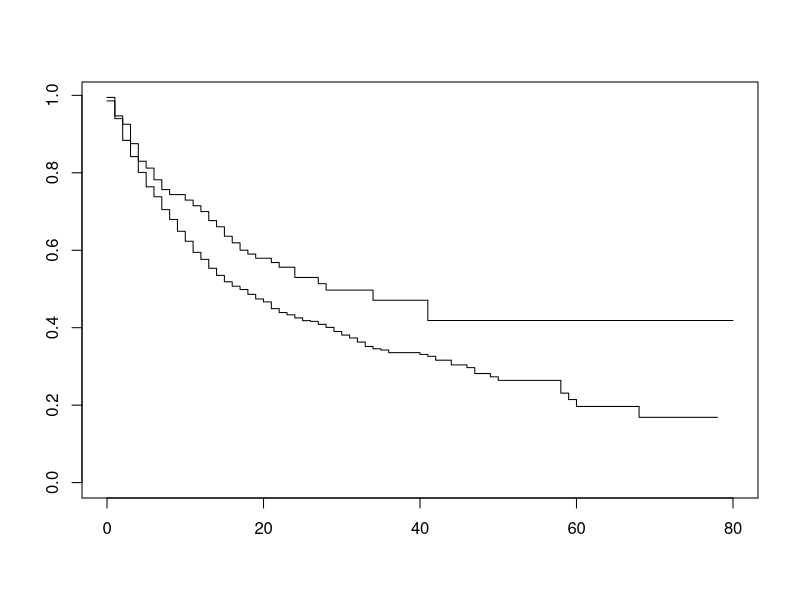
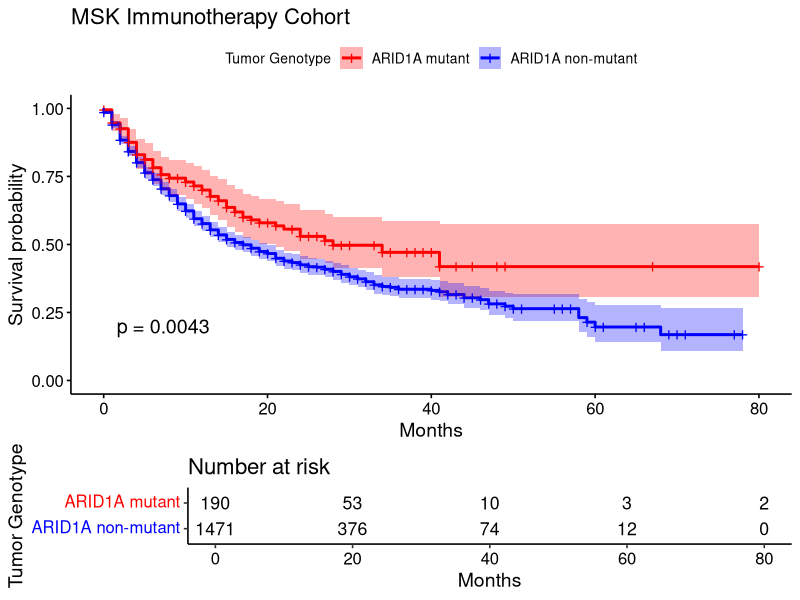

Write the R code that produced these figures, in order. (Note: this script raises an error after producing the figures.)
## ---- chunk 1
knitr::opts_chunk$set(echo = TRUE)
knitr::opts_chunk$set(warning = FALSE)

## ---- chunk 2
library(survival)
library(survminer)


#To set working directory on windows machine, replace backslashes with double backslashes for R to accept our file path
wd <- r"(C:\Users\mattm\OneDrive\Desktop\GitHub_projects\Survival_analyses_with_R)"

#set our working directory (where our files are stored and outputted)
setwd(wd)

#set this as our working directory for all code chunks, not just this one.
#IGNORE if you're not using R markdown
knitr::opts_chunk$set(root.dir = wd)

#Set preference for no warnings to be given when running code chunks in R markdown
#IGNORE if you're not using R markdown
knitr::opts_chunk$set(warning = FALSE, message = FALSE) 

#read patient data from TMB MSKCC 2018 Immunotherapy study into Rstudio
survival_df <- read.delim("tmb_mskcc_2018_clinical_data.txt", header=T, sep = "\t" )
#replace single periods or double periods in column names with a single underscore
colnames(survival_df) <- gsub("\\.|\\.\\.", "_", colnames(survival_df))

head(survival_df)
dim(survival_df) #1661
length(unique(survival_df$Patient.ID)) #1661

#read in ARID1A mutant patient data
msk_arid1a <- read.delim("ARID1A_mutant_tmb_mskcc_2018_clinical_data.txt",header=T, sep = "\t")
colnames(msk_arid1a) <- gsub("\\.|\\.\\.", "_", colnames(msk_arid1a))
head(msk_arid1a)
dim(msk_arid1a) #190

## ---- chunk 3

#Pull Patient IDs for ARID1A mutant patients
msk_arid1a_id <- as.vector(msk_arid1a$Sample_ID)

#assign a new column called ARID1A and give "non-mutant" as default value. We'll add mutant values in the next step.
survival_df$ARID1A <- "non-mutant"

#assign ARID1A mutant samples with "mutant" value in ARID1A column using the patient ID to match these patients to the larger dataset
survival_df$ARID1A[survival_df$Sample_ID %in% msk_arid1a_id] <- "mutant"
table(survival_df$ARID1A)

#  Mutant Non-mutant
#. 190      1468
## ---- chunk 4

#Fit survival model using survfit() function from survival package using time (v14) and censored (v15) and specify that values of 1 are events (death).

#We also specify that we want to pull our data from the sample dataset and parse the data by values in the ARID1A column.
fit <- survfit(Surv(Overall_Survival_Months_, as.numeric(substr(Overall_Survival_Status, 1, 1))) ~ ARID1A,
  data = survival_df
)
plot(fit)

## ---- chunk 5

msk_surv <- ggsurvplot(fit, data = survival_df, palette = c("red", "blue"), title = "MSK Immunotherapy Cohort",
                       legend.title="Tumor Genotype", legend.labs=c("ARID1A mutant", "ARID1A non-mutant"), 
                       pval = TRUE, risk.table = TRUE, xlab = "Months", conf.int = TRUE)
msk_surv
## ---- chunk 6
b16_surv <- read.delim("B16F10_ICB_survival.txt", header = TRUE)

b16_fit <- survfit(Surv(time, cens) ~ group, data = b16_surv)

B16F10_surv <-ggsurvplot(b16_fit, xlim=c(0, 60), break.x.by = 12, ylab="Probability of Survival", xlab="Days post Injection",
           pval= TRUE, ylim=c(0,1),
           legend.labs=c("sgScramble", "sgArid1a"), legend.title="Tumor Genotype",  
           palette=c("blue", "red"),
           title="B16F10 ICB",  risk.table.height=.20)
B16F10_surv
## ---- chunk 7
mc38_surv <- read.delim("MC38_ICB_survival.txt", header = TRUE)

mc38_fit <- survfit(Surv(time, cens) ~ group, data = mc38_surv)

MC38_surv <-ggsurvplot(mc38_fit, xlim=c(0, 60), break.x.by = 12, ylab="Probability of Survival", xlab="Days post Injection",
                       pval= TRUE, ylim=c(0,1),
                       legend.labs=c("sgScramble", "sgArid1a"), legend.title="Tumor Genotype",  
                      palette=c("blue", "red"),
                       title="MC38 ICB",  risk.table.height=.20)
MC38_surv
## ---- chunk 8
#READ ME
#Before generating a cox model, we must convert character values in our columns representing our variables of interest to factors. Only character values need to be converted to factors, numeric values do not need to be converted to factors.
#For example, the ARID1A column character values of "non-mutant" or "mutant" must be converted to factors. 
survival_df$ARID1A <- as.factor(survival_df$ARID1A)
#The same need to convert to factors is true for the Sex column variable since the values of "Male" and "Female" are character values
survival_df$Sex <- as.factor(survival_df$Sex)

#Check levels of factors of interest
levels(survival_df$ARID1A)
levels(survival_df$Sex)


#Reorder ARID1A Factor levels so non-mutant is the reference factor for km & forest plots
new_levels <- c("non-mutant", "mutant")  # Replace with your desired order of levels
survival_df$ARID1A <- factor(survival_df$ARID1A, levels = new_levels)


# Create a cox regression model for ARID1A mutation and biological sex
cox_sex <- coxph(Surv(Overall_Survival_Months_, as.numeric(substr(Overall_Survival_Status, 1, 1))) ~ Sex + ARID1A, data = survival_df)

# Create cox data frame for possible combinations of ARID1A status and Sex status
sex_arid1a_df <- expand.grid(
  ARID1A = levels(survival_df$ARID1A),
  Sex = levels(survival_df$Sex))

#Assign arbitrary rowname values to the co-variate groupings
rownames(sex_arid1a_df) <- letters[1:4]
sex_arid1a_df

#Compute survival curves using survfit() function from survminer R package.
cxsurv <- survfit(cox_sex, data = survival_df, newdata = sex_arid1a_df, conf.type = "none")
#Check out the structure of cxsurv object
str(cxsurv)

#Make dataframe with survival curve information
surv_cxmod0 <- surv_summary(cxsurv)
head(surv_cxmod0)

#Append sex_arid1a_df rowname values to the surv_cxmod0 df
surv_cxmod <- cbind(surv_cxmod0,
                    sex_arid1a_df[as.character(surv_cxmod0$strata), ])

#Plot the survival curves for ARID1A and Sex variables
multivariate_survival <- ggsurvplot_df(surv_cxmod, linetype = "Sex"
                , color = "ARID1A",
                palette = c("red", "blue"),
                legend.title = NULL, censor = FALSE, risk.table = TRUE,
              pval = TRUE,
              conf.int = TRUE,
              legend = "bottom",
              title = "Survival Curves by ARID1A mutation & Biological Sex",
              xlab = "Overall Survival (Months)",
              ylab = "Survival Probability",
) 
multivariate_survival + theme(plot.title = element_text(hjust = 0.5))


## ---- chunk 9
#Take a look at the summary of our cox model
summary(cox_sex)
# Create a summary table of the model coefficients and their standard errors
summary_table <- summary(cox_sex)

# Extract the hazard ratios and their confidence intervals
hazard_ratios <- exp(summary_table$coefficients[, 1])
lower_ci <- exp(summary_table$coefficients[, 1] - 1.96 * summary_table$coefficients[, 2])
upper_ci <- exp(summary_table$coefficients[, 1] + 1.96 * summary_table$coefficients[, 2])

## ---- chunk 10

# Create a data frame with the variable names, hazard ratios, and confidence intervals
forest_data <- data.frame(
  Variable = row.names(summary_table$coefficients),
  HazardRatio = hazard_ratios,
  LowerCI = lower_ci,
  UpperCI = upper_ci
)

ggforest(cox_sex, data = survival_df, fontsize = 0.8)

